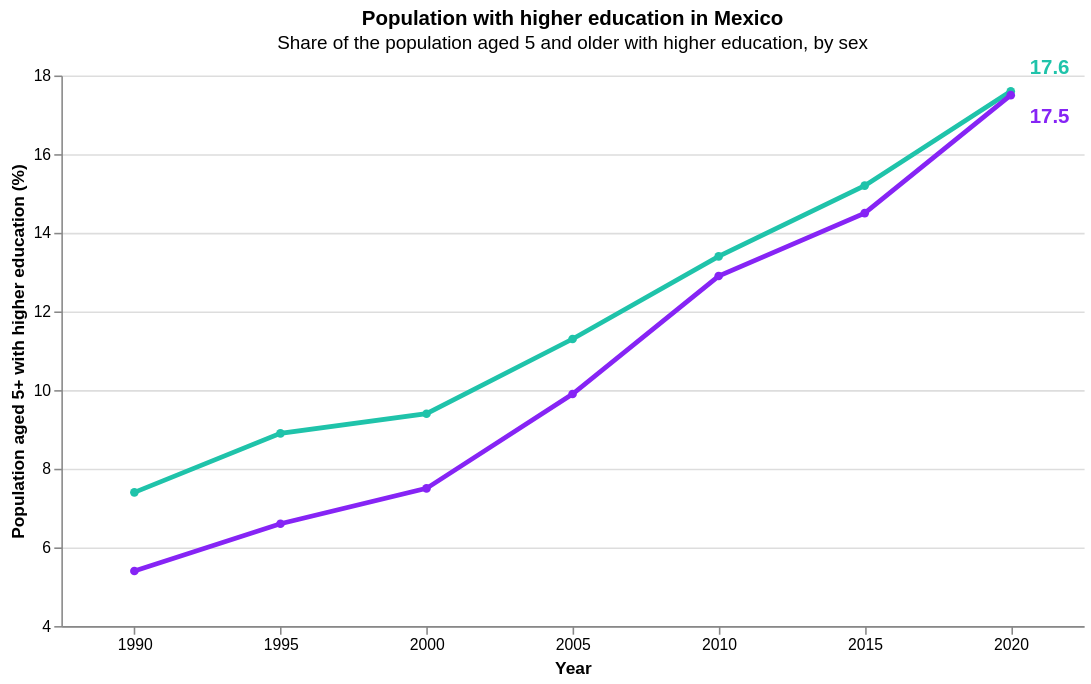

Write notebook code for a chart like this one.
### Code cell
colors = alt.Scale(
    domain=["Women", "Men"],
    range=["#8624F5", "#1FC3AA"]
)

base = alt.Chart(education).encode(
    x=alt.X(
        "year:O",
        title="Year",
        axis=alt.Axis(labelAngle=0)
    ),
    y=alt.Y(
        "higher_education:Q",
        title="Population aged 5+ with higher education (%)",
        scale=alt.Scale(domain=[4, 18])
    ),
    color=alt.Color("sex:N", scale=colors, legend=None)
)

lines = base.mark_line(strokeWidth=3, point=True)

labels_men = (
    base
    .transform_filter(
        (alt.datum.year == 2020) & (alt.datum.sex == "Men")
    )
    .mark_text(
        align="left",
        baseline="bottom",
        dx=12,
        dy=-8,
        fontSize=13,
        fontWeight="bold"
    )
    .encode(
        text=alt.Text("higher_education:Q", format=".1f")
    )
)

labels_women = (
    base
    .transform_filter(
        (alt.datum.year == 2020) & (alt.datum.sex == "Women")
    )
    .mark_text(
        align="left",
        baseline="top",
        dx=12,
        dy=8,
        fontSize=13,
        fontWeight="bold"
    )
    .encode(
        text=alt.Text("higher_education:Q", format=".1f")
    )
)

chart = (
    (lines + labels_men + labels_women)
    .properties(
        width=650,
        height=350,
        title={
            "text": "Population with higher education in Mexico",
            "subtitle": [
                "Share of the population aged 5 and older with higher education, by sex"
            ]
        }
    )
    .configure_view(stroke=None)
)

chart

### Figure 1 — Vega-Lite specification as saved in the notebook (floating-point values rounded to 4 significant figures)
{"config": {"view": {"continuousWidth": 300, "continuousHeight": 300, "stroke": null}}, "layer": [{"mark": {"type": "line", "point": true, "strokeWidth": 3}, "encoding": {"color": {"field": "sex", "legend": null, "scale": {"domain": ["Women", "Men"], "range": ["#8624F5", "#1FC3AA"]}, "type": "nominal"}, "x": {"axis": {"labelAngle": 0}, "field": "year", "title": "Year", "type": "ordinal"}, "y": {"field": "higher_education", "scale": {"domain": [4, 18]}, "title": "Population aged 5+ with higher education (%)", "type": "quantitative"}}}, {"mark": {"type": "text", "align": "left", "baseline": "bottom", "dx": 12, "dy": -8, "fontSize": 13, "fontWeight": "bold"}, "encoding": {"color": {"field": "sex", "legend": null, "scale": {"domain": ["Women", "Men"], "range": ["#8624F5", "#1FC3AA"]}, "type": "nominal"}, "text": {"field": "higher_education", "format": ".1f", "type": "quantitative"}, "x": {"axis": {"labelAngle": 0}, "field": "year", "title": "Year", "type": "ordinal"}, "y": {"field": "higher_education", "scale": {"domain": [4, 18]}, "title": "Population aged 5+ with higher education (%)", "type": "quantitative"}}, "transform": [{"filter": "((datum.year === 2020) && (datum.sex === 'Men'))"}]}, {"mark": {"type": "text", "align": "left", "baseline": "top", "dx": 12, "dy": 8, "fontSize": 13, "fontWeight": "bold"}, "encoding": {"color": {"field": "sex", "legend": null, "scale": {"domain": ["Women", "Men"], "range": ["#8624F5", "#1FC3AA"]}, "type": "nominal"}, "text": {"field": "higher_education", "format": ".1f", "type": "quantitative"}, "x": {"axis": {"labelAngle": 0}, "field": "year", "title": "Year", "type": "ordinal"}, "y": {"field": "higher_education", "scale": {"domain": [4, 18]}, "title": "Population aged 5+ with higher education (%)", "type": "quantitative"}}, "transform": [{"filter": "((datum.year === 2020) && (datum.sex === 'Women'))"}]}], "data": {"name": "data-8f304a8e924a7a3cc6cc0026bbc36902"}, "height": 350, "title": {"text": "Population with higher education in Mexico", "subtitle": ["Share of the population aged 5 and older with higher education, by sex"]}, "width": 650, "$schema": "https://vega.github.io/schema/vega-lite/v6.4.1.json", "datasets": {"data-8f304a8e924a7a3cc6cc0026bbc36902": [{"year": 1990, "sex": "Men", "higher_education": 7.4}, {"year": 1990, "sex": "Women", "higher_education": 5.4}, {"year": 1995, "sex": "Men", "higher_education": 8.9}, {"year": 1995, "sex": "Women", "higher_education": 6.6}, {"year": 2000, "sex": "Men", "higher_education": 9.4}, {"year": 2000, "sex": "Women", "higher_education": 7.5}, {"year": 2005, "sex": "Men", "higher_education": 11.3}, {"year": 2005, "sex": "Women", "higher_education": 9.9}, {"year": 2010, "sex": "Men", "higher_education": 13.4}, {"year": 2010, "sex": "Women", "higher_education": 12.9}, {"year": 2015, "sex": "Men", "higher_education": 15.2}, {"year": 2015, "sex": "Women", "higher_education": 14.5}, {"year": 2020, "sex": "Men", "higher_education": 17.6}, {"year": 2020, "sex": "Women", "higher_education": 17.5}]}}
